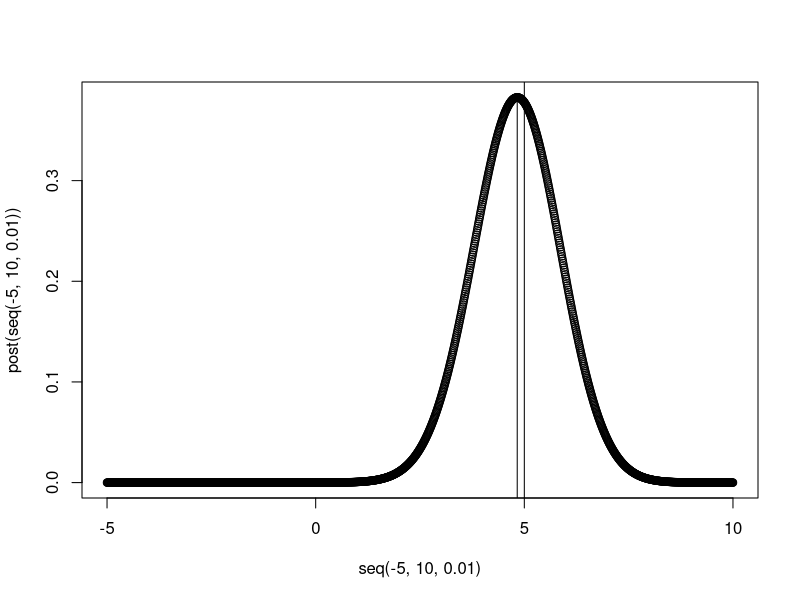

This chart was generated by the following R code:
rm(list=ls())
px.theta<-function(x,theta){ 1/sqrt(2*pi)*exp(-(x-theta)^2/2) }
p.theta<-function(theta){ 1/(pi*(1+theta^2)) }
px<-function(theta){ px.theta(x,theta)*p.theta(theta) }         #plot(seq(-10,10,0.01),px(seq(-10,10,0.01)))  #plot p(x) 
post<-function(theta){ px.theta(x,theta)*p.theta(theta)/I_Spx }  #p(theta|x)      (posterior)  #x<-rnorm(1,5,1);plot(seq(-10,10,0.01),post(seq(-10,10,0.01)))#plot p(theta|x)
f<-function(theta){  theta*post(theta) }                         #theta*p(theta|x)
#plot p(theta|x)
theta<-5 ;x<-rnorm(1,theta,1)
a<-theta-10 ;b<-theta+10 ;n<-100 
h<-seq(a,b,(b-a)/n)
if(n%%2==0){
  z1<-0;z2<-0
  for(i in 2:(n/2)){   z1<-z1+2*px(h[2*i-1])  }
  for(i in 1:(n/2)){   z2<-z2+4*px(h[2*i])  }
  I_Spx<-( px(h[1])+px(h[n+1])+z1+z2 )*(b-a)/n/3
  rm(z1,z2)
} else { print("n need to be even") }
plot(seq(-5,10,0.01),post(seq(-5,10,0.01))) ;lines(c(theta,theta),c(-0.1,0.6));lines(c(seq(-5,10,0.01)[which(post(seq(-5,10,0.01))==max(post(seq(-5,10,0.01))))],seq(-5,10,0.01)[which(post(seq(-5,10,0.01))==max(post(seq(-5,10,0.01))))]),c(-0.1,max(post(seq(-5,10,0.01)))) )
#estmator with theta=5
N=10000 ;theta=5
y<-rep(0,N)
for(j in 1:N){
  x<-rnorm(1,theta,1)
  a<-theta-10 ;b<-theta+10 ;n<-100 
  h<-seq(a,b,(b-a)/n)
  if(n%%2==0){
    z1<-0;z2<-0
    for(i in 2:(n/2)){   z1<-z1+2*px(h[2*i-1])  }
    for(i in 1:(n/2)){   z2<-z2+4*px(h[2*i])  }
    I_Spx<-( px(h[1])+px(h[n+1])+z1+z2 )*(b-a)/n/3
    rm(z1,z2)
  } else { print("n need to be even") }
  if(n%%2==0){
    z1<-0;z2<-0
    for(i in 2:(n/2)){   z1<-z1+2*f(h[2*i-1])  }
    for(i in 1:(n/2)){   z2<-z2+4*f(h[2*i])  }
    I_Sposterior<-( f(h[1])+f(h[n+1])+z1+z2 )*(b-a)/n/3
    rm(z1,z2)
  } else { print("n need to be even") }
  y[j]<-I_Sposterior
};rm(i,I_Sposterior)
I_bar<-sum(y)/N
I_var<-(sum(y^2)-N*I_bar^2)/(N-1)
list(theta=theta,I_bar=I_bar,I_var=I_var)

#use simpsons to est px's integral
a<--5 ;b<-10 ;n<-100 
h<-seq(a,b,(b-a)/n)
if(n%%2==0){
  z1<-0;z2<-0
  for(i in 2:(n/2)){   z1<-z1+2*px(h[2*i-1])  }
  for(i in 1:(n/2)){   z2<-z2+4*px(h[2*i])  }
  I_Spx<-( px(h[1])+px(h[n+1])+z1+z2 )*(b-a)/n/3
  rm(z1,z2)
} else { print("n need to be even") }          #integrate(px,-Inf,Inf)
#use simpsons to est [theta*p(theta|x)]'s integral
a<--5 ;b<-10 ;n<-1000 
h<-seq(a,b,(b-a)/n)
if(n%%2==0){
  z1<-0;z2<-0
  for(i in 2:(n/2)){   z1<-z1+2*f(h[2*i-1])  }
  for(i in 1:(n/2)){   z2<-z2+4*f(h[2*i])  }
  I_Sposterior<-( f(h[1])+f(h[n+1])+z1+z2 )*(b-a)/n/3
  rm(z1,z2)
} else { print("n need to be even") }        #integrate(f,-Inf,Inf)  

#######################
f.1<-function(theta){ 
  a<-1#; n=50;theta=1
  for(i in 1:20){
    x<-rnorm(1,theta,1)
    a<-a*px.theta(x,theta)
  }
  a*p.theta(theta)
}
integrate(f.1,-Inf,Inf)
f.2<-function(theta){
  a<-1#; n=50;theta=1
  for(i in 1:20){
    x<-rnorm(1,theta,1)
    a<-a*px.theta(x,theta)
  }
  theta*a*p.theta(theta)
}
integrate(f.2,-Inf,Inf)$value/integrate(f.1,-Inf,Inf)$value

